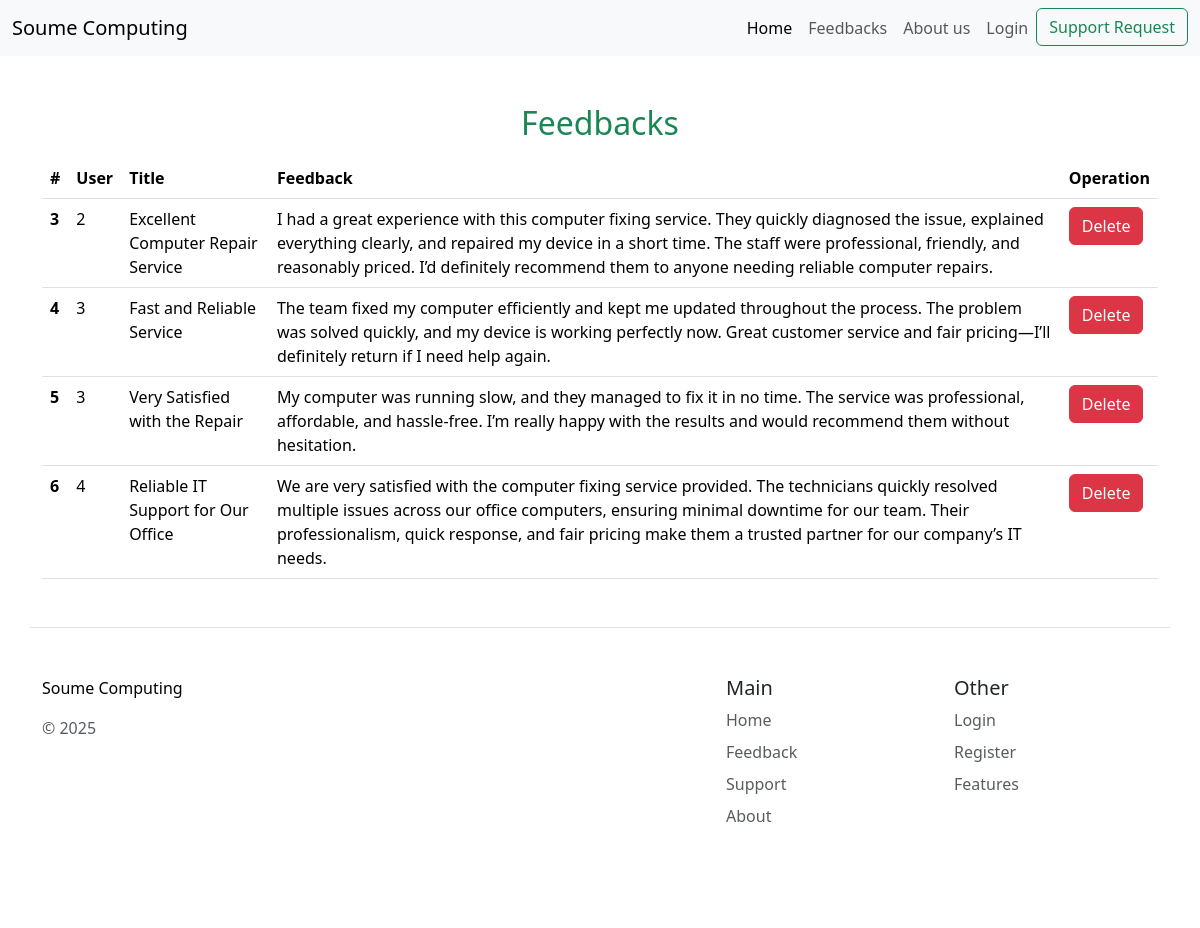
The app's page /AdminFeedback.php with its own data.
### tables this page shows
CREATE TABLE `feedback` (
  `id` int(11) NOT NULL,
  `client_id` int(11) NOT NULL,
  `title` varchar(255) NOT NULL,
  `feedback` varchar(500) NOT NULL
);

### AdminFeedback.php (the view, shortened to what this page needs)
<?php
require("Nav.php");
$smt = $pdo->prepare('SELECT * FROM feedback ');
$smt->execute([]);
$feedbacks = $smt->fetchAll(PDO::FETCH_ASSOC);
if(!$feedbacks):
?>
    <h2 class="text-center mb-3 mt-3">There is no feedbacks for now</h2>
<?php else:?>
    <div class="container mt-5">
        <h2 class="text-center m-3 text-success" >Feedbacks</h2>
        <table class="table">
    <thead >
        <tr>
        <th scope="col" >#</th>
        <th scope="col">User</th>
        <th scope="col">Title</th>
        <th scope="col">Feedback</th>
        <th scope="col">Operation</th>
        </tr>
    </thead>
    <tbody>
        <?php foreach($feedbacks as $feedback): ?>
        <tr>
        <th scope="row"><?=$feedback['id']?></th>
        <td><?=$feedback['client_id']?></td>
        <td><?=$feedback['title']?></td>
        <td><?=$feedback['feedback']?></td>
        <td>
            <a href="AdminFeedback.php?id=<?=$feedback['id']?>" class="btn btn-danger">Delete</a>
        </td>
        </tr>
        <?php endforeach ?>
    </tbody>
    </table>
    </div>
<?php endif ;
require("Footer.php");
?>

### records on screen
feedback: id "3", client "2", title "Excellent Computer Repair Service", feedback "I had a great experience with this computer fixing service. They quickly diagnosed the issue, explained everything clearly, and repaired my device in a short time. The staff were professional, friendly, and reasonably priced. I’d definitely recommend them to anyone needing reliable computer repairs."
feedback: id "4", client "3", title "Fast and Reliable Service", feedback "The team fixed my computer efficiently and kept me updated throughout the process. The problem was solved quickly, and my device is working perfectly now. Great customer service and fair pricing—I’ll definitely return if I need help again."
feedback: id "5", client "3", title "Very Satisfied with the Repair", feedback "My computer was running slow, and they managed to fix it in no time. The service was professional, affordable, and hassle-free. I’m really happy with the results and would recommend them without hesitation."
feedback: id "6", client "4", title "Reliable IT Support for Our Office", feedback "We are very satisfied with the computer fixing service provided. The technicians quickly resolved multiple issues across our office computers, ensuring minimal downtime for our team. Their professionalism, quick response, and fair pricing make them a trusted partner for our company’s IT needs."
